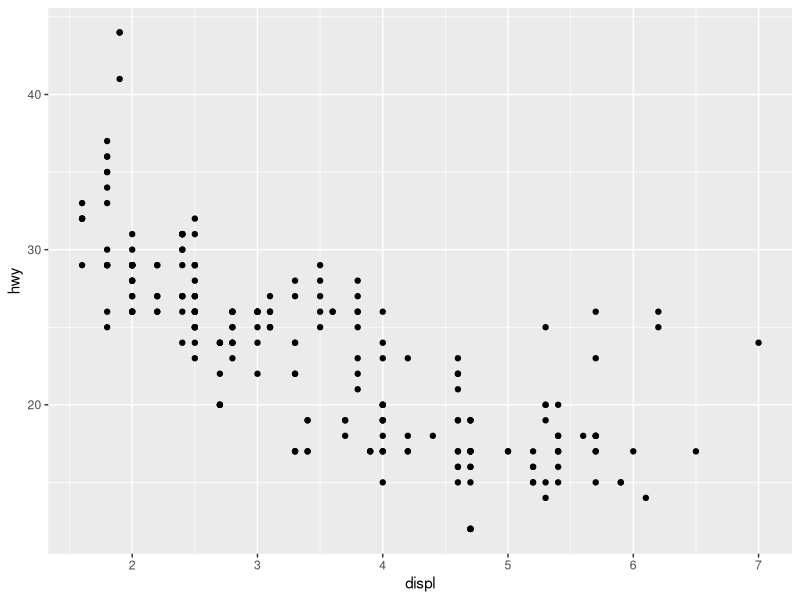
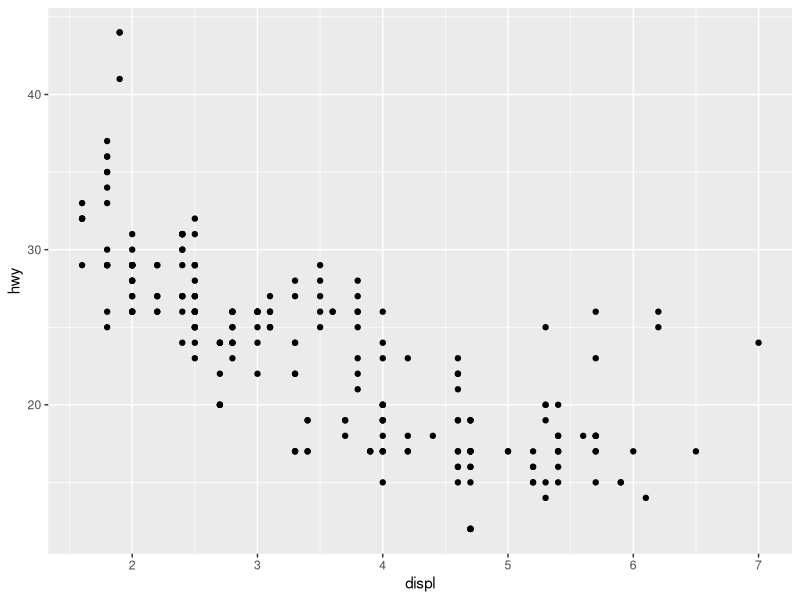
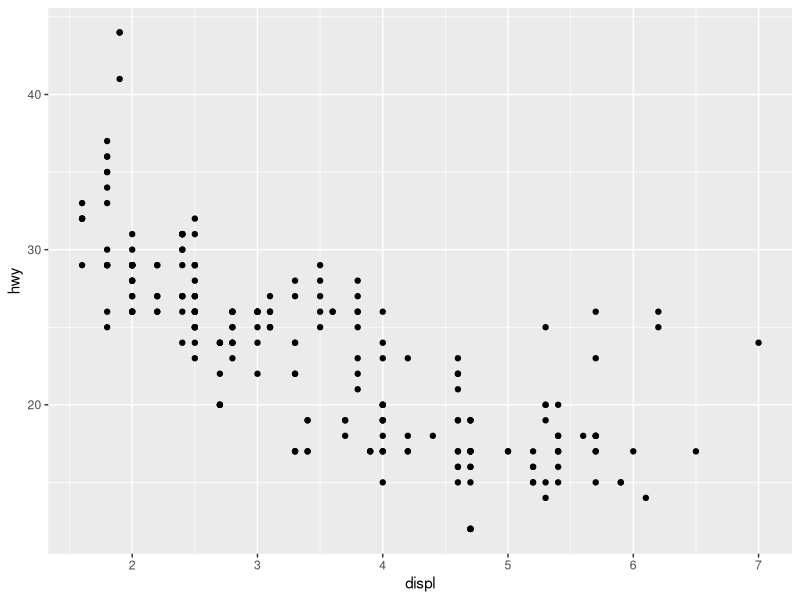
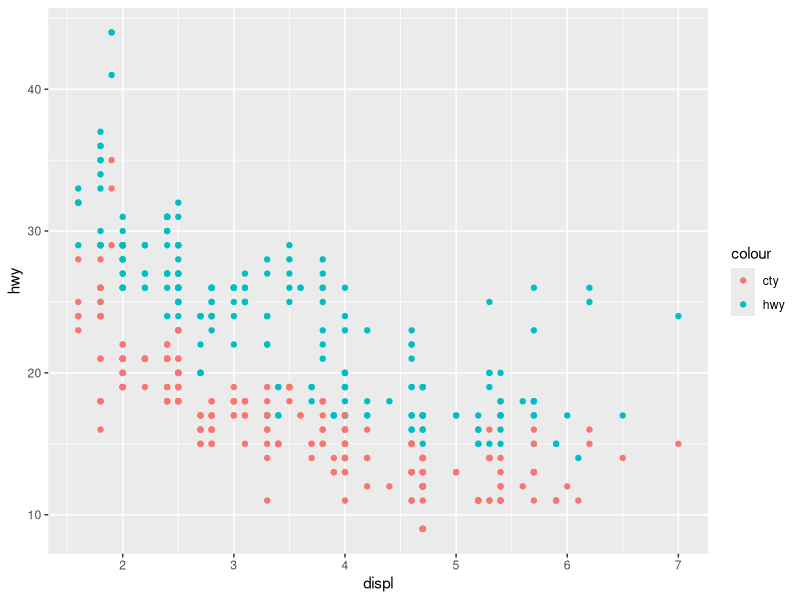
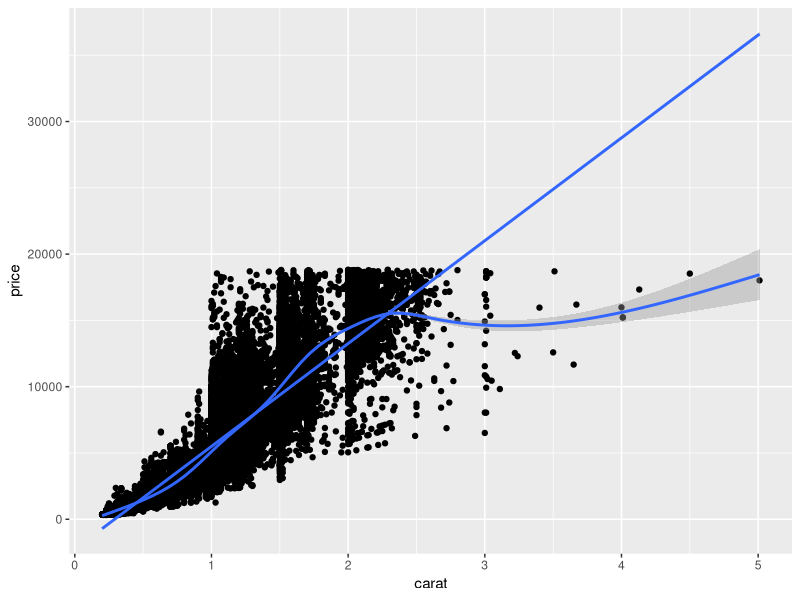
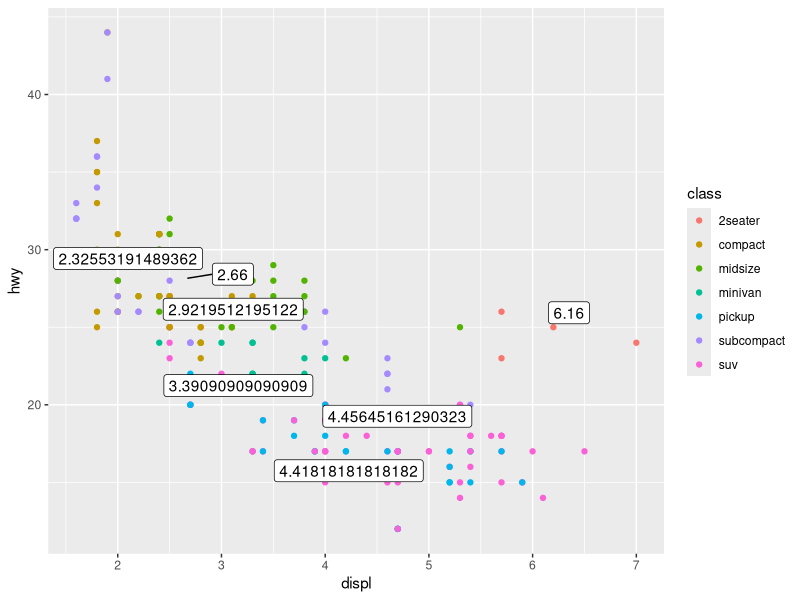
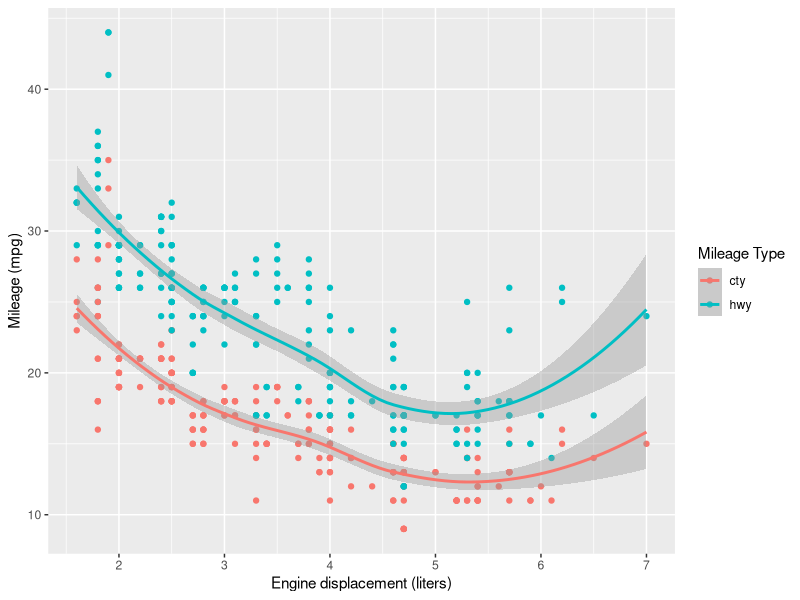
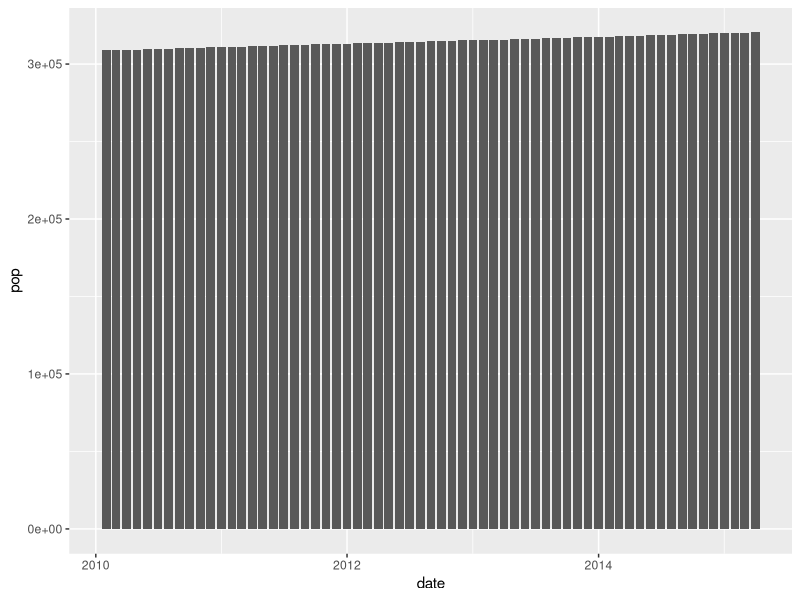

Write the R code that produced these figures, in order.
## ---- chunk 1
# knitr options
knitr::opts_chunk$set(echo = TRUE)
## ---- chunk 2
library(tidyverse)

## ---- chunk 3
## NOTE: No need to modify! Just example code
ggplot(
  data = mpg,
  mapping = aes(x = displ, y = hwy)
) +
  geom_point()
## ---- chunk 4
## NOTE: No need to modify! Just example code
ggplot(
  mpg,
  aes(x = displ, y = hwy)
) +
  geom_point()
## ---- chunk 5
## NOTE: No need to modify! Just example code
ggplot(
  mpg,
  aes(displ, hwy)
) +
  geom_point()
## ---- chunk 6
## NOTE: No need to modify! Just example code
ggplot(mpg, aes(x = displ)) +
  geom_point(aes(y = hwy, color = "hwy")) +
  geom_point(aes(y = cty, color = "cty"))
## ---- chunk 7
## TODO: Add a "gam" and "lm" smooth to the following plot
diamonds %>%
  ggplot(aes(carat, price)) +
  geom_point() +
  geom_smooth(method = "gam") +
  geom_smooth(method = "lm")
## ---- chunk 8
library(ggrepel)
## TODO: Use df_annotate below to add text labels to the scatterplot
df_annotate <-
  mpg %>%
  group_by(class) %>%
  summarize(
    displ = mean(displ),
    hwy = mean(hwy)
  )

mpg %>%
  ggplot(aes(displ, hwy)) +
  geom_point(aes(color = class)) +
  geom_label_repel(data = df_annotate, mapping = aes(label = displ))
## ---- chunk 9
## NOTE: No need to modify! Just analyze the scatterplot
mpg %>%
  pivot_longer(names_to = "source", values_to = "mpg", c(hwy, cty)) %>%
  ggplot(aes(displ, mpg, color = source)) +
  geom_point() +
  geom_smooth() +
  scale_color_discrete(name = "Mileage Type") +
  labs(
    x = "Engine displacement (liters)",
    y = "Mileage (mpg)"
  )
## ---- chunk 10
economics %>%
  filter(date > lubridate::ymd("2010-01-01")) %>%
  ggplot(aes(date, pop)) +
  geom_col()
## ---- chunk 11
economics %>%
  filter(date > lubridate::ymd("2010-01-01")) %>%
  ggplot(aes(date, pop)) +
  geom_point()
## ---- chunk 12
economics %>%
  mutate(pop_delta = pop - lag(pop)) %>%
  filter(date > lubridate::ymd("2005-01-01")) %>%
  ggplot(aes(date, pop_delta)) +
  geom_col()
## ---- chunk 13
economics %>%
  mutate(pop_delta = pop - lag(pop)) %>%
  filter(date > lubridate::ymd("2005-01-01")) %>%
  ggplot(aes(date, pop_delta)) +
  geom_point()
